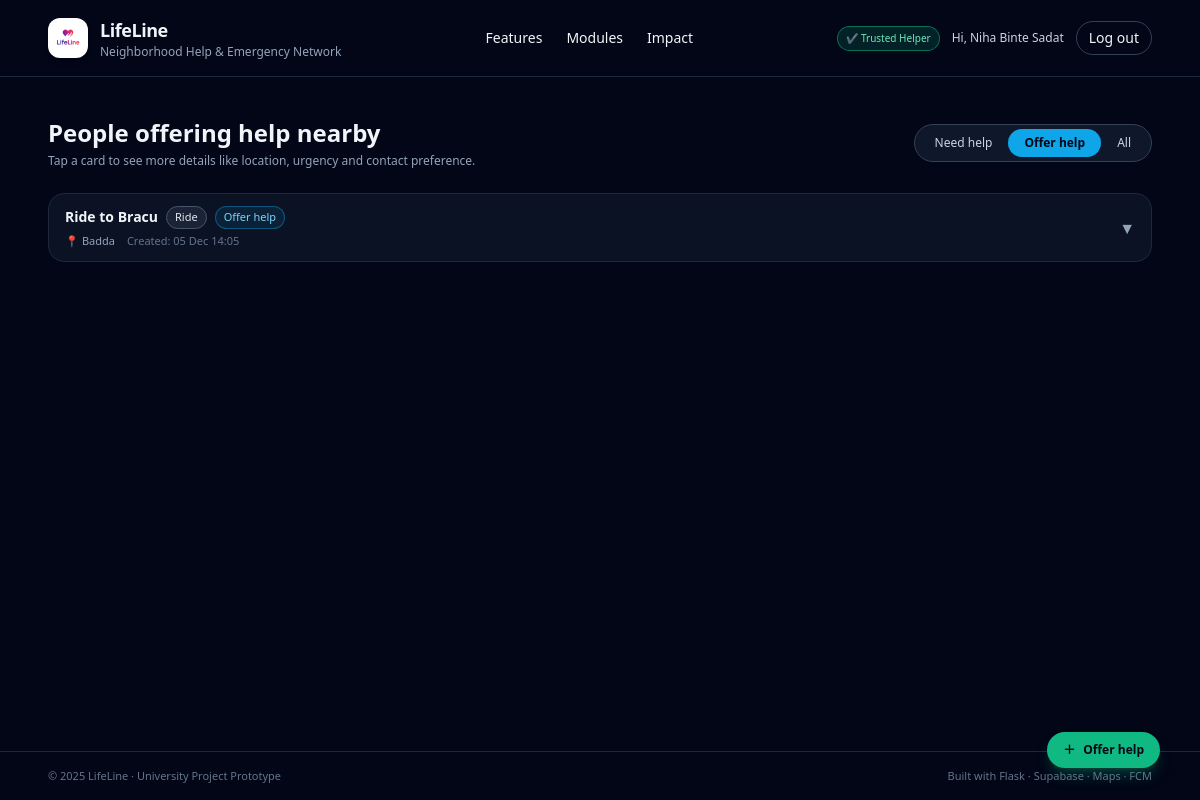
Page /requests?mode=offer (signed in) on the committed database.
### app.py (models this page shows, shortened)
class User(db.Model):
    id = db.Column(db.Integer, primary_key=True)
    email = db.Column(db.String(255), unique=True, nullable=False)
    name = db.Column(db.String(120), nullable=False)
    password_hash = db.Column(db.String(255), nullable=True)
    is_trusted_helper = db.Column(db.Boolean, default=False)
    govt_id_number = db.Column(db.String(50), nullable=True)
    firebase_uid = db.Column(db.String(255), unique=True, nullable=True)
    otp_code = db.Column(db.String(6), nullable=True)
    otp_expires_at = db.Column(db.DateTime, nullable=True)
    id_verification_status = db.Column(db.String(20), default="none")  # none/pending/approved/rejected
    id_document_note = db.Column(db.String(255), nullable=True)

class Request(db.Model):
    __tablename__ = "requests"
    id = db.Column(db.Integer, primary_key=True)
    user_id = db.Column(db.Integer, db.ForeignKey("user.id"), nullable=False)
    title = db.Column(db.String(255), nullable=False)
    category = db.Column(db.String(50), nullable=False)  # medicine, food, tutoring, repair, ride, ...
    description = db.Column(db.Text, nullable=True)
    lat = db.Column(db.Float, nullable=True)
    lng = db.Column(db.Float, nullable=True)
    area = db.Column(db.String(150), nullable=True)         # e.g. Mohammadpur, Iqbal Road
    landmark = db.Column(db.String(150), nullable=True)     # nearest mosque / school
    urgency = db.Column(db.String(50), nullable=True)       # low / normal / high / emergency
    time_window = db.Column(db.String(50), nullable=True)   # anytime_today / this_week / ...
    contact_method = db.Column(db.String(50), nullable=True)  # lifeline_chat / phone / ...
    contact_info = db.Column(db.String(100), nullable=True)   # phone / WhatsApp etc.
    is_offer = db.Column(db.Boolean, default=False)        # false = Need Help, true = Offering Help
    radius_pref = db.Column(db.String(50), nullable=True)  # e.g. "2" (km)
    frequency = db.Column(db.String(50), nullable=True)    # one_time / few_times_week / daily
    image_url = db.Column(db.String(300), nullable=True)
    created_at = db.Column(db.DateTime, default=datetime.utcnow, nullable=False)
    expires_at = db.Column(db.DateTime, nullable=False)
    status = db.Column(db.String(20), default="open")  # open / claimed / closed
    user = db.relationship("User", backref="requests")

### app.py (the view)
@app.route("/requests")
@login_required
def list_requests():
    now = datetime.utcnow()
    mode = request.args.get("mode", "need")  # default: show need-help posts
    q = Request.query.filter(
        Request.expires_at > now,
        Request.status == "open",
    )
    if mode == "offer":
        q = q.filter(Request.is_offer == True)  # noqa: E712
    elif mode == "need":
        q = q.filter(Request.is_offer == False)  # noqa: E712
    requests_list = q.order_by(Request.created_at.desc()).all()
    return render_template(
        "list_requests.html",
        requests=requests_list,
        mode=mode,
    )

### app.py (called while the page is built)
def current_user():
    if "user_id" in session:
        return User.query.get(session["user_id"])
    return None

def login_required(view_func):
    from functools import wraps
    @wraps(view_func)
    def wrapper(*args, **kwargs):
        if "user_id" not in session:
            next_url = request.path
            return redirect(url_for("login", next=next_url))
        return view_func(*args, **kwargs)
    return wrapper

@app.context_processor
def inject_user():
    translation_enabled = False
    if globals().get('gcloud_translate_client'):
        translation_enabled = True
    elif globals().get('gt_translator'):
        translation_enabled = True
    return dict(current_user=current_user(), translation_enabled=translation_enabled)

### templates/list_requests.html (shortened to what this page needs)
{% extends "base.html" %}
{% block content %}
<div class="w-full max-w-6xl mx-auto px-6 py-10">
  <div class="flex flex-col md:flex-row md:items-center md:justify-between gap-4 mb-6">
    <div>
      <h2 class="text-2xl font-bold text-slate-100">
        {% if mode == 'offer' %}
          People offering help nearby
        {% elif mode == 'all' %}
          All open requests
        {% else %}
          People who need help
        {% endif %}
      </h2>
      <p class="text-xs text-slate-400 mt-1">
        Tap a card to see more details like location, urgency and contact preference.
      </p>
    </div>
    <div class="inline-flex rounded-full bg-slate-900 border border-slate-700 p-1 text-xs">
      <a href="{{ url_for('list_requests', mode='need') }}"
         class="px-4 py-1.5 rounded-full transition
         {% if mode == 'need' %}bg-emerald-500 text-slate-950 font-semibold{% else %}text-slate-300 hover:bg-slate-800{% endif %}">
        Need help
      </a>
      <a href="{{ url_for('list_requests', mode='offer') }}"
         class="px-4 py-1.5 rounded-full transition
         {% if mode == 'offer' %}bg-sky-500 text-slate-950 font-semibold{% else %}text-slate-300 hover:bg-slate-800{% endif %}">
        Offer help
      </a>
      <a href="{{ url_for('list_requests', mode='all') }}"
         class="px-4 py-1.5 rounded-full transition
         {% if mode == 'all' %}bg-slate-200 text-slate-900 font-semibold{% else %}text-slate-300 hover:bg-slate-800{% endif %}">
        All
      </a>
    </div>
  </div>
  {% if requests %}
  <div class="space-y-3">
    {% for r in requests %}
    <div class="rounded-2xl border border-slate-800 bg-slate-900/70 overflow-hidden">
      <button type="button"
              class="w-full flex items-center justify-between px-4 py-3 text-left hover:bg-slate-900/90 transition"
              onclick="toggleDetails('{{ r.id }}')">
        <div class="flex-1 min-w-0">
          <div class="flex flex-wrap items-center gap-2">
            <p class="font-semibold text-sm text-slate-100 truncate">
              {{ r.title }}
            </p>
            <span class="text-[11px] px-2 py-0.5 rounded-full
                         border border-slate-600 text-slate-200 bg-slate-800/80">
              {{ r.category|capitalize }}
            </span>
            {% if r.is_offer %}
            <span class="text-[11px] px-2 py-0.5 rounded-full bg-sky-500/10 text-sky-300 border border-sky-500/40">
              Offer help
            </span>
            {% else %}
            <span class="text-[11px] px-2 py-0.5 rounded-full bg-emerald-500/10 text-emerald-300 border border-emerald-500/40">
              Needs help
            </span>
            {% endif %}
          </div>
          <div class="mt-1 flex flex-wrap items-center gap-x-3 gap-y-1 text-[11px] text-slate-400">
            {% if r.area %}
            <span>📍 {{ r.area }}</span>
            {% endif %}
            <span class="text-slate-500">
              Created: {{ r.created_at.strftime('%d %b %H:%M') }}
            </span>
          </div>
        </div>
        <div class="ml-3">
          <span id="icon-{{ r.id }}" data-icon
                class="inline-block transition-transform duration-150 text-slate-400">
            ▼
          </span>
        </div>
      </button>
    </div>
    {% endfor %}
  </div>
  {% else %}
  <div class="mt-10 text-center text-sm text-slate-400">
    No open requests found in this category yet.
  </div>
  {% endif %}
</div>
{% if mode == 'offer' %}
  {% set fab_label = "Offer help" %}
  {% set fab_href = url_for('can_help') %}
{% else %}
  {% set fab_label = "Request help" %}
  {% set fab_href = url_for('need_help') %}
{% endif %}
<a href="{{ fab_href }}"
   class="fixed bottom-6 right-6 md:bottom-8 md:right-10 z-20 inline-flex items-center gap-2
          px-4 py-2.5 rounded-full shadow-lg shadow-emerald-500/25
          bg-emerald-500 hover:bg-emerald-400 text-slate-950 text-xs font-semibold transition">
  <span>＋</span>
  <span>{{ fab_label }}</span>
</a>
{% endblock %}

### templates/base.html (shortened to what this page needs)
<!DOCTYPE html>
<html lang="en">
  <head>
    <script src="https://cdn.tailwindcss.com"></script>
    <link
      rel="stylesheet"
      href="{{ url_for('static', filename='css/main.css') }}"
    />
  </head>
  <body class="bg-slate-950 text-slate-100 min-h-screen flex flex-col">
    <header class="w-full border-b border-slate-800">
      <nav class="w-full px-6 md:px-12 py-4 flex items-center justify-between">
        <a
          href="{{ url_for('home') }}"
          class="flex items-center gap-3 hover:opacity-80 transition"
        >
          <div
            class="h-10 w-10 rounded-xl bg-white flex items-center justify-center shadow-md"
          >
            <img
              src="{{ url_for('static', filename='images/lifeline_logo.png') }}"
              alt="LifeLine Logo"
              class="h-8 w-8 object-contain"
            />
          </div>
          <div>
            <h1 class="text-lg font-semibold tracking-tight">LifeLine</h1>
            <p class="text-xs text-slate-400">
              Neighborhood Help & Emergency Network
            </p>
          </div>
        </a>
        <div class="hidden md:flex items-center gap-6 text-sm">
          <a href="#features" class="hover:text-emerald-300 transition"
            >Features</a
          >
          <a href="#modules" class="hover:text-emerald-300 transition"
            >Modules</a
          >
          <a href="#impact" class="hover:text-emerald-300 transition">Impact</a>
        </div>
        <div class="flex items-center gap-3">
          {% if session.get('user_id') %}  {% if session.get('is_trusted_helper') %}
          <span
            class="text-[10px] px-2 py-1 rounded-full bg-emerald-600/20 text-emerald-300 border border-emerald-500/50 hidden md:inline"
          >
            ✔ Trusted Helper
          </span>
          {% endif %}
          <span class="hidden md:inline text-xs text-slate-300">
            Hi, {{ session.get('user_name') }}
          </span>
          <a
            href="{{ url_for('logout') }}"
            class="text-xs md:text-sm px-3 py-1.5 rounded-full border border-slate-700 hover:border-rose-400 hover:text-rose-300 transition"
          >
            Log out
          </a>
          {% endif %}
        </div>
      </nav>
    </header>
    <main class="flex-1 w-full">{% block content %}{% endblock %}</main>
    <footer class="border-t border-slate-800">
      <div
        class="w-full px-6 md:px-12 py-4 flex flex-col md:flex-row justify-between items-center gap-2 text-[11px] text-slate-500"
      >
        <p>© 2025 LifeLine · University Project Prototype</p>
        <p>Built with Flask · Supabase · Maps · FCM</p>
      </div>
    </footer>
  </body>
</html>

### static/css/main.css (style rules this page uses)
body { -webkit-font-smoothing: antialiased; }

### rows in the picture
User: get "Niha Binte Sadat"
Request: title "Ride to Bracu", category "Ride", is_offer "Offer help", area "Badda", created_at "05 Dec 14:05"

### other values in the picture
{{ fab_label }} "Offer help"
